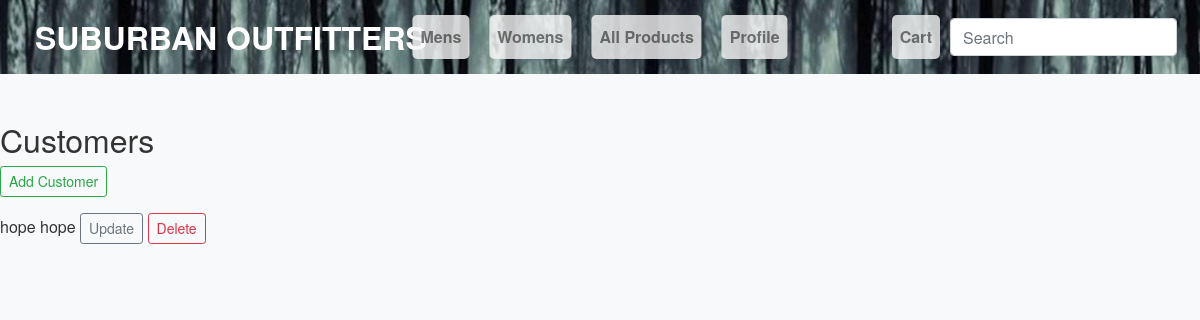
The page /customers/customer_list/ on the database as committed earlier.
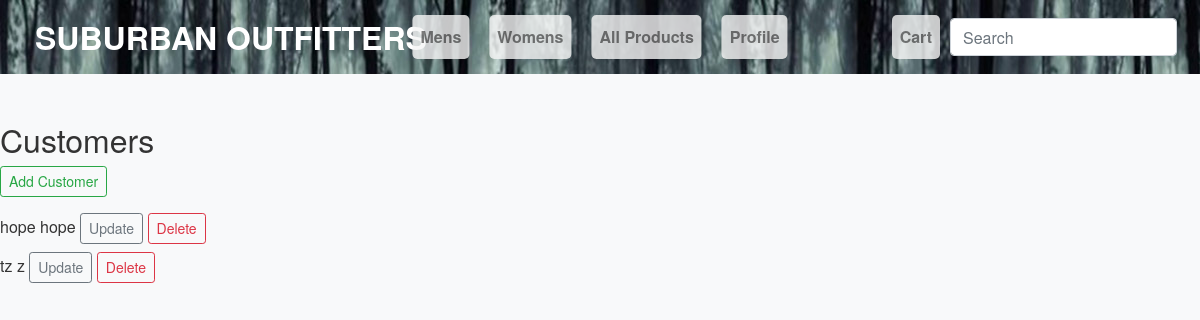
The same page on the database as committed later.
### customer/models.py (models this page shows, shortened)
class Customer(models.Model):
    firstName = models.CharField(max_length=100)
    lastName = models.CharField(max_length=100)
    address = models.CharField(max_length=200)
    username = models.CharField(max_length=100)
    password = models.CharField(max_length=100)

### customer/views.py (the view)
# urls.py: path('customer_list/', views.CustomerListView.as_view(), name="customer_list"),
class CustomerListView(View):
    def get(self, request):
        customers = Customer.objects.all()
        return render(request, 'customer_list.html', {'customers': customers})

### customer/context_processors.py (called while the page is built)
def categories(request):
    return {
        'categories': Category.objects.all()
    }

### templates/customer_list.html
{% load static %}
<!DOCTYPE html>
<html>
<head>
    <link rel="stylesheet" href="https://stackpath.bootstrapcdn.com/bootstrap/4.5.2/css/bootstrap.min.css">
    <link rel="stylesheet" href="{% static 'css/styles.css' %}">
</head>
<body>
    {% include "nav.html" %}
    <h2>Customers</h2>
    <a href="{% url 'customer_add' %}" class="btn btn-outline-success btn-sm mb-3">Add Customer</a>
    <ul class="list-unstyled">
        {% for customer in customers %}
        <li class="mb-2">
            {{ customer.firstName }} {{ customer.lastName }}
            <a href="{% url 'customer_update' customer.pk %}" class="btn btn-outline-secondary btn-sm">Update</a>
            <a href="{% url 'customer_delete' customer.pk %}" class="btn btn-outline-danger btn-sm">Delete</a>
        </li>
        {% endfor %}
    </ul>
</body>
</html>

Rows that differ between the two databases and show on the page:
added Customer: firstName "tz", lastName "z"
